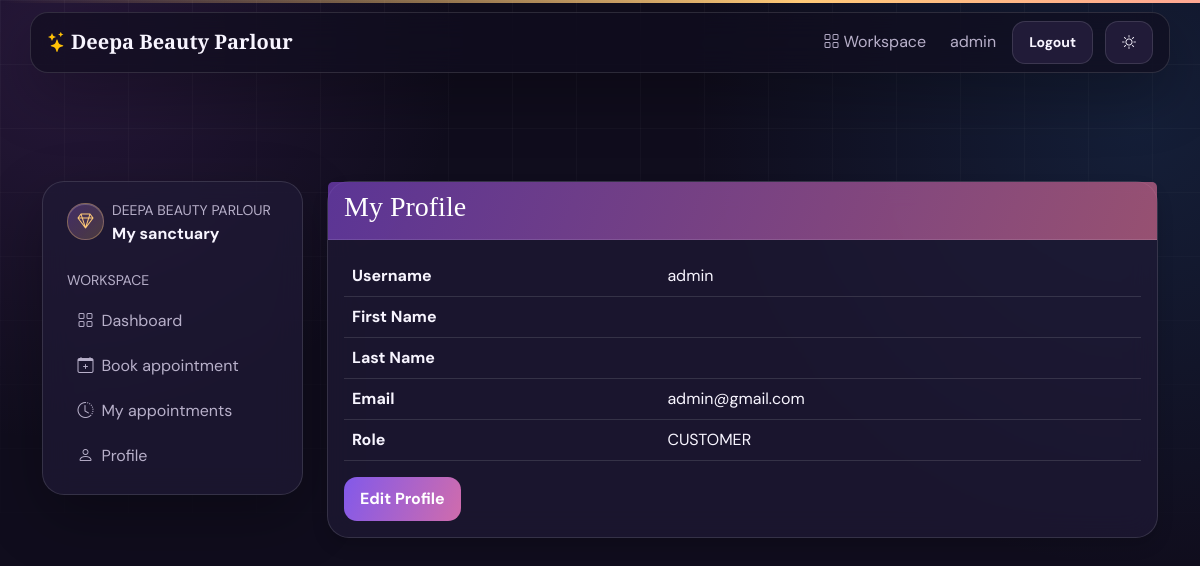
The page /accounts/profile/ (signed in) on the database as committed earlier.
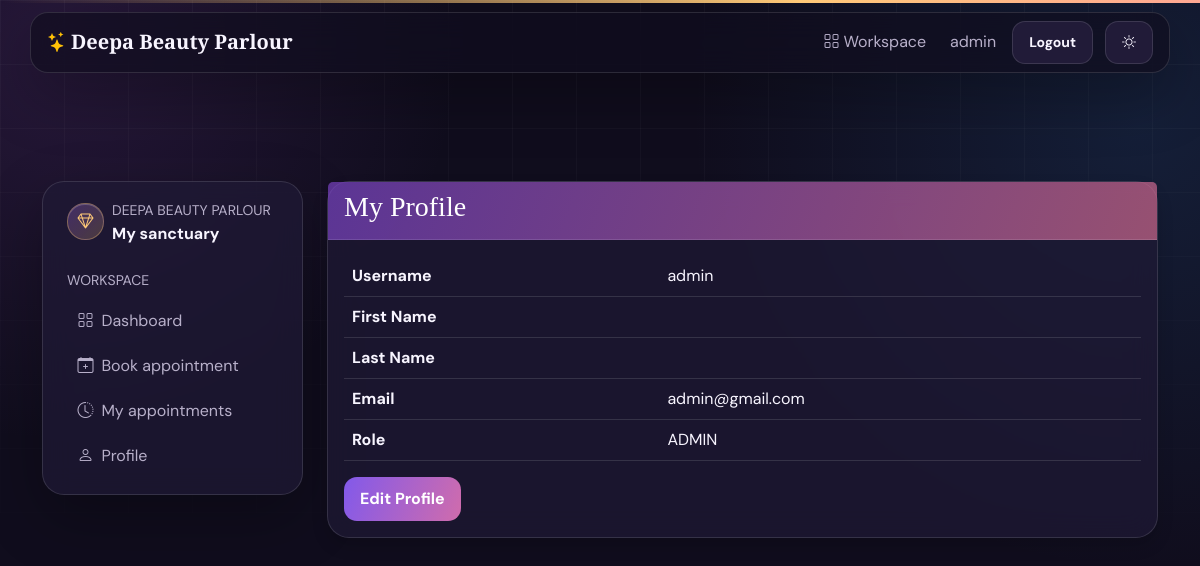
The same page on the database as committed later.
### accounts/models.py (models this page shows, shortened)
class User(AbstractUser):
    class Role(models.TextChoices):
        CUSTOMER = "CUSTOMER", "Customer"
        OWNER = "OWNER", "Salon Owner"
        STAFF = "STAFF", "Staff"
        SERVICE_MANAGER = "SERVICE_MANAGER", "Service Management"
        ADMIN = "ADMIN", "Admin"
    role = models.CharField(
        max_length=20,
        choices=Role.choices,
        default=Role.CUSTOMER
    )
    phone = models.CharField(max_length=15, blank=True)
    profile_image = models.ImageField(
        upload_to="profiles/",
        blank=True,
        null=True
    )
    created_at = models.DateTimeField(auto_now_add=True)

### accounts/views.py (the view)
@login_required
def profile(request):
    return render(
        request,
        "accounts/profile.html",
        {
            "user": request.user
        }
    )

### templates/accounts/profile.html
{% extends "dashboard/dashboard_base.html" %}
{% block dashboard_content %}
<div class="card shadow">
    <div class="card-header bg-primary text-white">
        <h3>
            My Profile
        </h3>
    </div>
    <div class="card-body">
        <table class="table">
            <tr>
                <th>Username</th>
                <td>{{ user.username }}</td>
            </tr>
            <tr>
                <th>First Name</th>
                <td>{{ user.first_name }}</td>
            </tr>
            <tr>
                <th>Last Name</th>
                <td>{{ user.last_name }}</td>
            </tr>
            <tr>
                <th>Email</th>
                <td>{{ user.email }}</td>
            </tr>
            <tr>
                <th>Role</th>
                <td>{{ user.role }}</td>
            </tr>
        </table>
        <a href="{% url 'edit_profile' %}" class="btn btn-primary">Edit Profile</a>
    </div>
</div>
{% endblock %}

### templates/base.html (shortened to what this page needs)
<!doctype html>
<html lang="en" data-theme="dark"><head>
<link href="https://cdn.jsdelivr.net/npm/bootstrap@5.3.7/dist/css/bootstrap.min.css" rel="stylesheet"><link href="https://cdn.jsdelivr.net/npm/bootstrap-icons@1.11.3/font/bootstrap-icons.min.css" rel="stylesheet"><link href="https://unpkg.com/aos@2.3.4/dist/aos.css" rel="stylesheet">
</head>
<body><nav class="navbar navbar-expand-lg navbar-dark px-3"><a class="navbar-brand fw-bold" href="{% url 'home' %}"><i class="bi bi-stars me-1 text-warning"></i>Deepa Beauty Parlour</a><div class="collapse navbar-collapse" id="mainNav"><div class="navbar-nav ms-auto align-items-lg-center gap-lg-2">{% if user.is_authenticated %}<a class="nav-link" href="{% url 'dashboard' %}"><i class="bi bi-grid me-1"></i>Workspace</a><a class="nav-link" href="{% url 'profile' %}">{{ user.username }}</a><a href="{% url 'logout' %}" class="btn btn-outline-secondary btn-sm">Logout</a>{% else %}<a class="nav-link" href="{% url 'login' %}">Login</a><a href="{% url 'register' %}" class="btn btn-primary btn-sm">Get started</a>{% endif %}<button class="btn btn-outline-secondary btn-sm ms-lg-1" id="themeToggle" type="button" aria-label="Toggle colour theme"><i class="bi bi-sun"></i></button></div></div></nav><main class="container main-shell"><div data-aos="fade-up" data-aos-duration="550">{% block content %}{% endblock %}</div></main></body></html>

Rows that differ between the two databases and show on the page:
changed User "admin": role "CUSTOMER" → "ADMIN"
